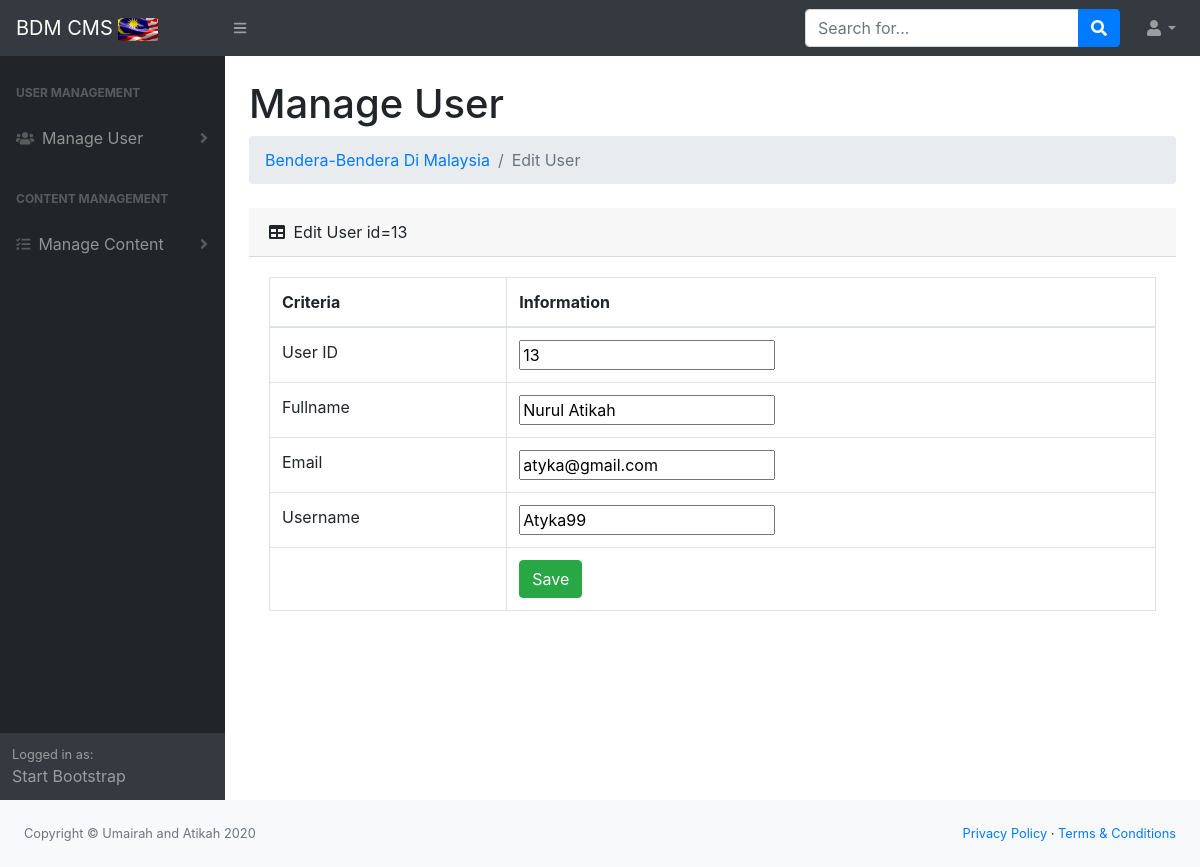
Screenshot of /edituser.php?userid=13 with the database file from the repository.
### tables this page shows
CREATE TABLE `user` (
  `userid` int(6) NOT NULL,
  `fullname` varchar(250) NOT NULL,
  `email` varchar(150) NOT NULL,
  `username` varchar(100) NOT NULL,
  `password` varchar(100) NOT NULL
);

### edituser.php (the view, shortened to what this page needs)
<?php
include 'header.php';
if(isset($_GET['userid'])){
	$userid = $_GET['userid'];
$sql = "SELECT * FROM user WHERE userid=$userid";
$result = $conn ->query($sql);
    if ($result->num_rows > 0) {
	   while($row = $result->fetch_assoc()) {
		   $userid = $row['userid'];
		   $fullname = $row['fullname'];
		   $email = $row['email'];
		   $username = $row['username'];
	   }
	}else {
	  echo "Error: " . $sql . "<br>" . $conn->error;
	}
}
?>
            <div id="layoutSidenav_content">
                <main>
                    <div class="container-fluid">
                        <h1 class="mt-4">Manage User</h1>
                        <ol class="breadcrumb mb-4">
                            <li class="breadcrumb-item"><a href="index.php">Bendera-Bendera Di Malaysia</a></li>
                            <li class="breadcrumb-item active">Edit User</li>
                        </ol>
							<div class="card-header">
								<i class="fas fa-table mr-1"></i>
								Edit User id=<?php echo $userid;?>
							</div>
							<div class="card-body">
                                <div  class="table-responsive">
                                    <table class="table table-bordered" width="100%" cellspacing="0" >
                                        <thead>
                                            <tr>
                                                <th>Criteria</th>
                                                <th>Information</th>
                                            </tr>
                                        </thead>
										<tbody>
	<form action="<?php echo $_SERVER['PHP_SELF'];?>" method="post">
	<tr>
		<td>User ID</td>
		<td><input type="text" name="userid" value="<?php echo $userid;?>" required></td>
	</tr>
	<tr>
		<td>Fullname</td>
		<td><input type="text" name="fullname" value="<?php echo $fullname;?>"></td>
	</tr>
	<tr>
		<td>Email</td>
		<td><input type="text" name="email" value="<?php echo $email;?>"></td>
	</tr>
	<tr>
		<td>Username</td>
		<td><input type="text" name="username" value="<?php echo $username;?>"></td>
	</tr>
	<tr>
	<td></td>
	<td><input class="btn btn-success" type="submit" name="submit" value="Save"></td>
	</tr>
	</form>
										</tbody>
									</table>
                                </div>
                            </div>
                        </div>
                    </div>
                    </div>
                <footer class="py-4 bg-light mt-auto">
                    <div class="container-fluid">
                        <div class="d-flex align-items-center justify-content-between small">
                            <div class="text-muted">Copyright &copy; Umairah and Atikah 2020</div>
                            <div>
                                <a href="#">Privacy Policy</a>
                                &middot;
                                <a href="#">Terms &amp; Conditions</a>
                            </div>
                        </div>
                    </div>
                </footer>
<?php
include 'footer.php';
?>

### rows the page displays
user: userid "13", fullname "Nurul Atikah", email "atyka@gmail.com", username "Atyka99"
